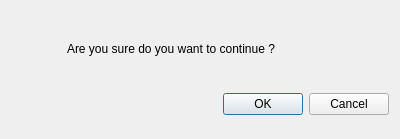
<?xml version="1.0" encoding="UTF-8"?>
<ui version="4.0">
 <class>Dialog</class>
 <widget class="QDialog" name="Dialog">
  <property name="geometry">
   <rect>
    <x>0</x>
    <y>0</y>
    <width>400</width>
    <height>139</height>
   </rect>
  </property>
  <property name="windowTitle">
   <string>Dialog</string>
  </property>
  <layout class="QVBoxLayout" name="verticalLayout">
   <item>
    <layout class="QHBoxLayout" name="horizontalLayout">
     <item>
      <widget class="QLabel" name="NEX_Icon">
       <property name="sizePolicy">
        <sizepolicy hsizetype="Expanding" vsizetype="Expanding">
         <horstretch>0</horstretch>
         <verstretch>0</verstretch>
        </sizepolicy>
       </property>
       <property name="minimumSize">
        <size>
         <width>50</width>
         <height>50</height>
        </size>
       </property>
       <property name="maximumSize">
        <size>
         <width>50</width>
         <height>50</height>
        </size>
       </property>
       <property name="text">
        <string/>
       </property>
       <property name="pixmap">
        <pixmap resource="Source_icon/icon.qrc">:/Source_icon/help-circle.svg</pixmap>
       </property>
       <property name="scaledContents">
        <bool>true</bool>
       </property>
      </widget>
     </item>
     <item>
      <widget class="QLabel" name="NEX_Message">
       <property name="text">
        <string>Are you sure do you want to continue ?</string>
       </property>
      </widget>
     </item>
    </layout>
   </item>
   <item>
    <widget class="QDialogButtonBox" name="IQDB_Confirmation">
     <property name="styleSheet">
      <string notr="true">font: 8pt &quot;Courier New&quot;;</string>
     </property>
     <property name="orientation">
      <enum>Qt::Horizontal</enum>
     </property>
     <property name="standardButtons">
      <set>QDialogButtonBox::Cancel|QDialogButtonBox::Ok</set>
     </property>
    </widget>
   </item>
  </layout>
 </widget>
 <resources>
  <include location="Source_icon/icon.qrc"/>
 </resources>
 <connections>
  <connection>
   <sender>IQDB_Confirmation</sender>
   <signal>accepted()</signal>
   <receiver>Dialog</receiver>
   <slot>accept()</slot>
   <hints>
    <hint type="sourcelabel">
     <x>248</x>
     <y>254</y>
    </hint>
    <hint type="destinationlabel">
     <x>157</x>
     <y>274</y>
    </hint>
   </hints>
  </connection>
  <connection>
   <sender>IQDB_Confirmation</sender>
   <signal>rejected()</signal>
   <receiver>Dialog</receiver>
   <slot>reject()</slot>
   <hints>
    <hint type="sourcelabel">
     <x>316</x>
     <y>260</y>
    </hint>
    <hint type="destinationlabel">
     <x>286</x>
     <y>274</y>
    </hint>
   </hints>
  </connection>
 </connections>
</ui>
